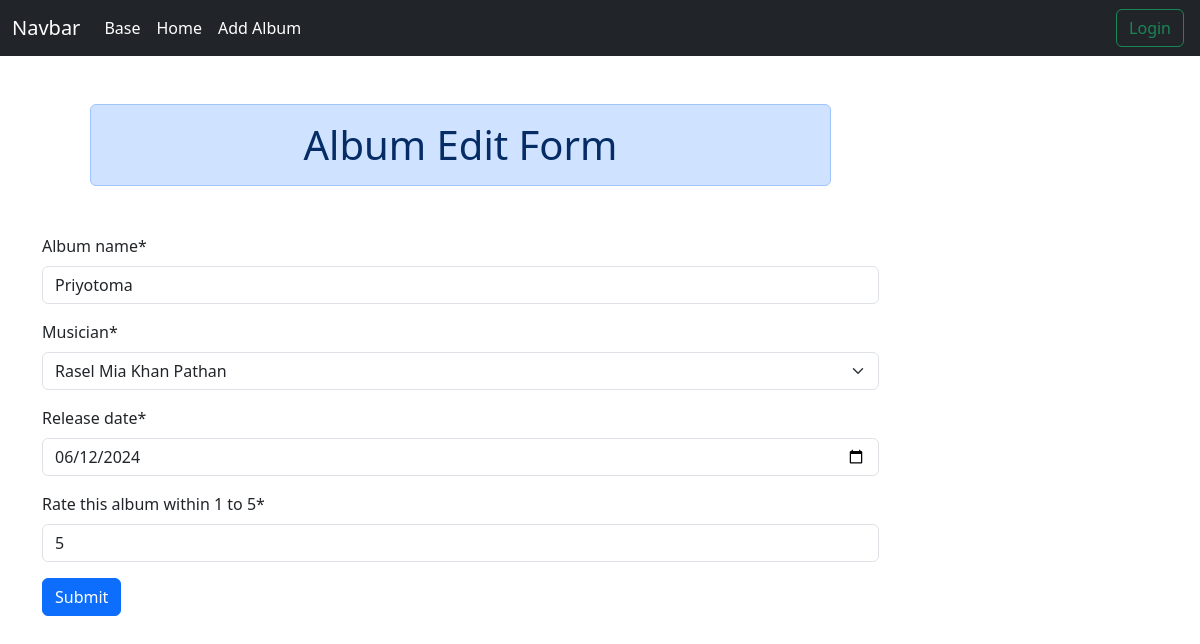
The app's page /album/edit/6/ with its own data.
### album/models.py (models this page shows, shortened)
class Album(models.Model):
    album_name = models.CharField(max_length=100)
    musician = models.ForeignKey(Musician, on_delete=models.CASCADE)
    release_date = models.DateField()
    rating = models.IntegerField()

### album/views.py (the view, shortened to what this page needs)
# urls.py: path('edit/<int:pk>/',views.EditAlbumView.as_view(),name="edit_album"),
class EditAlbumView(UpdateView):
    model = Album
    form_class = AlbumForm
    template_name = 'edit_album.html'
    success_url = reverse_lazy('homepage')

### album/forms.py
class AlbumForm(forms.ModelForm):
    class Meta:
        model = Album
        widgets = {
            'release_date':forms.DateInput(attrs={'type':'date'}),
            'rating':forms.NumberInput(attrs={'type':'number','min':1, 'max':5, 'step':1}),
        }
        labels = {
            'rating':'Rate this album within 1 to 5',
        }
        fields = '__all__'

### musician/models.py (called while the page is built)
    def __str__(self):
        return f"{self.first_name} {self.last_name}"

### album/templates/edit_album.html (shortened to what this page needs)
{% extends 'base.html' %}
{% load crispy_forms_tags %}
{% load static %}
{% block content %}
<div class="container mb-5" >
    <form method="post" novalidate class="w-75">
        <h1 class="text-center m-5 alert alert-primary">Album Edit Form</h1>
        {{form|crispy}}
        <button class="btn btn-primary mb-5">Submit</button>
    </form>
</div>
{% endblock content %}

### records on screen
Album: album_name "Priyotoma", musician "Rasel Mia Khan Pathan", release_date "06/12/2024", rating "5"
